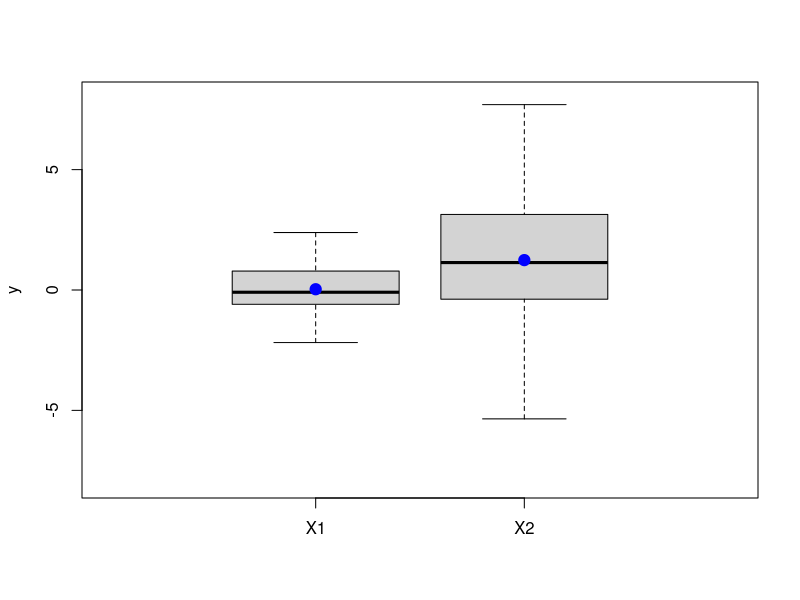
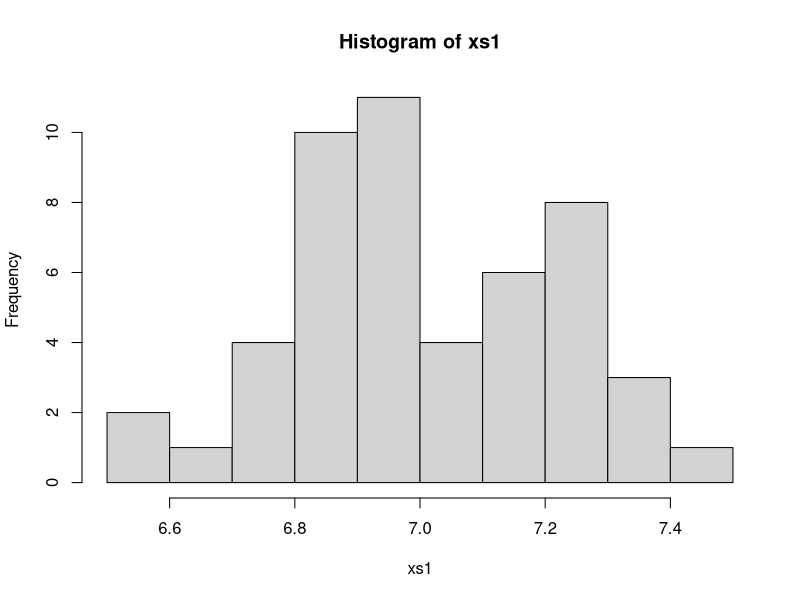
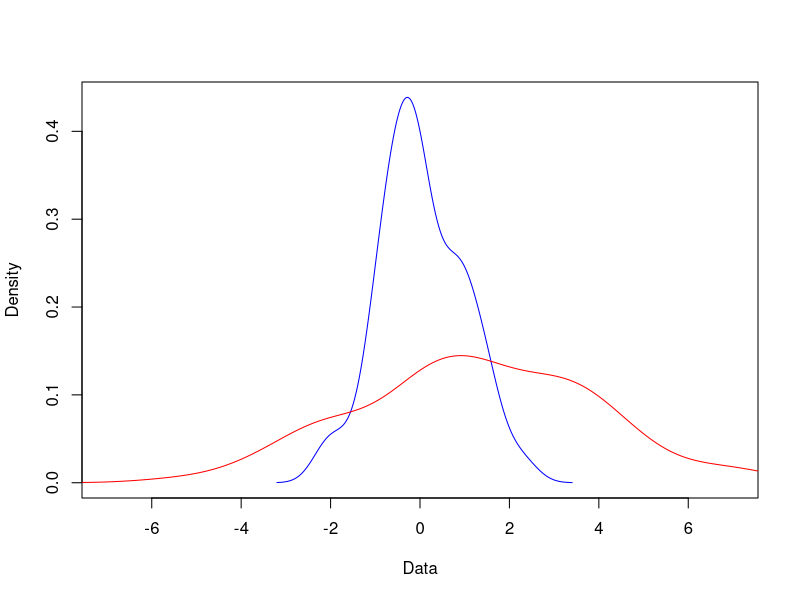

Reproduce these figures in R, in order.
## ---- chunk 1
knitr::opts_chunk$set(echo = TRUE)
## ---- chunk 2
set.seed(5)
x1 = rnorm(100, mean = 0, sd = 1) # Data pertama
x2 = rnorm(100, mean = 1.2, sd = 2.5) # Data kedua
boxplot(x1,x2,ylab="y",names=c("X1", "X2"),xlim=c(0, 3), ylim = c(-8,8)) # Membuat boxplot
points(c(1,2),c(mean(x1),mean(x2)),col="blue",cex=1.5,pch=19) # Menambahkan mean 
## ---- chunk 3
set.seed(5)
xs1 <- rnorm(50, mean=7,sd = 0.2)
hist(xs1)
## ---- chunk 4
set.seed(5)
xs1 <- rnorm(50, mean=7,sd = 0.2)
tresult <- t.test(xs1, mu = 7, alternative="two.sided")
## ---- chunk 5
tresult
## ---- chunk 6
tresult$statistic
tresult$p.value
## ---- chunk 7
tresult_greater <- t.test(xs1,mu=6.8,alternative = "greater")
tresult_greater
## ---- chunk 8
tresult_less <- t.test(xs1,mu=7.2,alternative = "less")
tresult_less
## ---- chunk 9
set.seed(5)
x1 = rnorm(100, mean = 0, sd = 1) # Data pertama
x2 = rnorm(100, mean = 1.2, sd = 2.5) # Data kedua
dens1 <- density(x1)
xd1 <- dens1$x
yd1 <- dens1$y
plot(xd1,yd1,col="blue",xlim=c(-7,7),type = "l",xlab="Data",ylab="Density") # 
lines(density(x2),col="red") 

## ---- chunk 10
set.seed(5)
x1 = rnorm(100, mean = 0, sd = 1) # Data pertama
x2 = rnorm(100, mean = 1.2, sd = 2.5) # Data kedua

t2result <- t.test(x1,x2,conf.level=0.95)
## ---- chunk 11
num <- c(1:8)
cat_1 <- c(91.50, 94.18, 92.18, 95.39, 91.79, 89.07, 94.72, 89.21)
cat_2 <- c(89.19, 90.95, 90.46, 93.21, 97.19, 97.04, 91.07, 92.75)
cataldata <- data.frame(num,cat_1,cat_2)
knitr::kable(cataldata)
## ---- chunk 12
cat_1 <- c(91.50, 94.18, 92.18, 95.39, 91.79, 89.07, 94.72, 89.21) # Katalis 1
cat_2 <- c(89.19, 90.95, 90.46, 93.21, 97.19, 97.04, 91.07, 92.75) # katalis 2

t2resultc <- t.test(cat_1,cat_2,mu=0,var.equal=TRUE)
## ---- chunk 13
t2resultc
